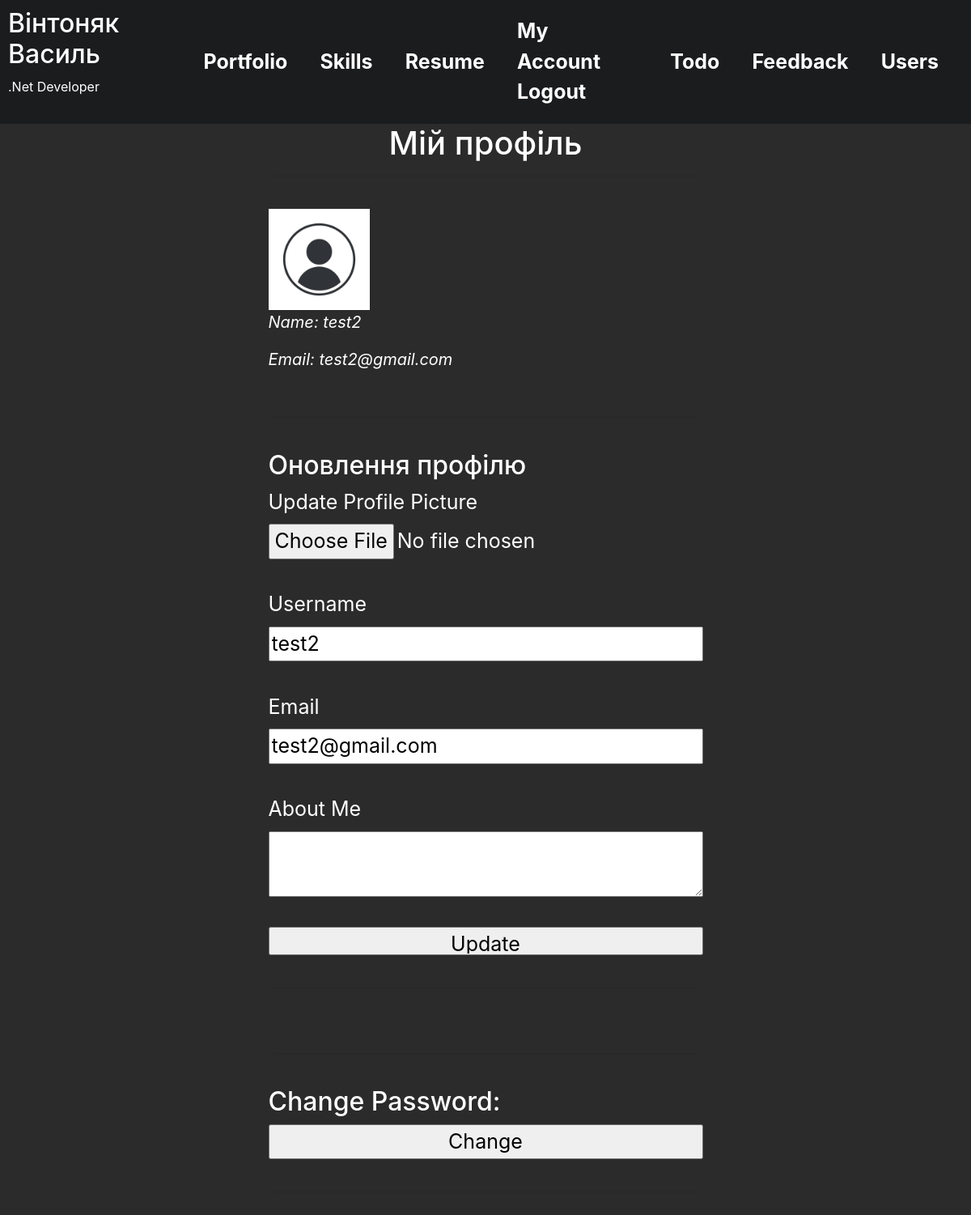
Page /account (signed in) on the earlier database version.
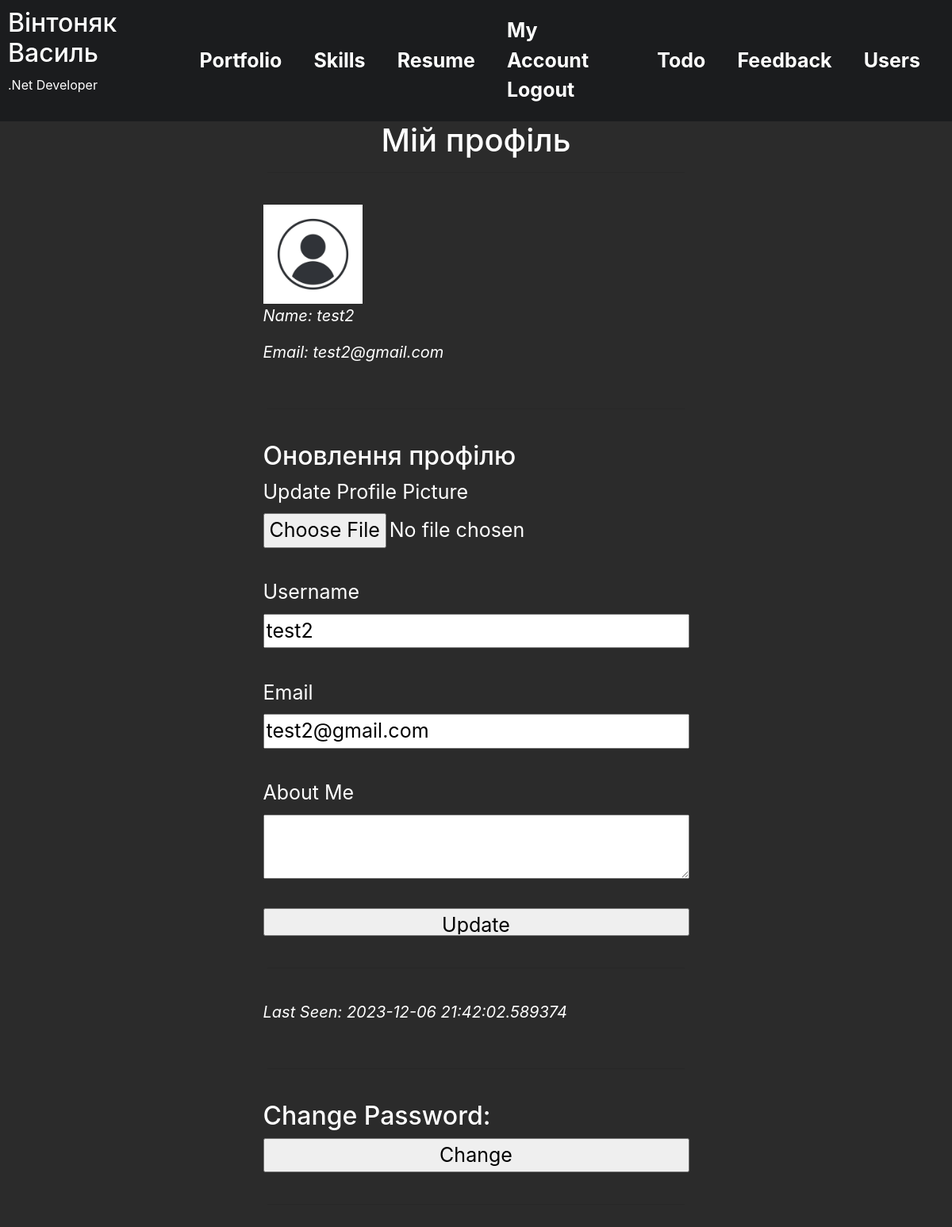
Same page on the later database version.
### app/models.py (models this page shows, shortened)
class User(db.Model):
    id = db.Column(db.Integer, primary_key=True)
    username = db.Column(db.String(64), index=True, unique=True, nullable=False)
    email = db.Column(db.String(120), index=True, unique=True, nullable=False)
    about_me = db.Column(db.String(140))
    last_seen = db.Column(db.DateTime, default=datetime.now())
    image_file = db.Column(db.String(20), nullable=False, default='default.jpg')
    password = db.Column(db.String(60), nullable=False)

### app/views.py (the view)
@app.route('/account', methods=['GET', 'POST'])
@login_required
def account():
    form = UpdateAccountForm()
    if form.validate_on_submit():
        current_user.username = form.username.data
        current_user.email = form.email.data
        current_user.about_me = form.about_me.data
        if form.picture.data:
            picture_file = save_picture(form.picture.data)
            current_user.image_file = picture_file
        db.session.commit()
        flash('Your account has been updated!', 'success')
        return redirect(url_for('account'))
    elif request.method == 'GET':
        form.username.data = current_user.username
        form.email.data = current_user.email
        form.about_me.data = current_user.about_me
    return render_template('account.html', form=form)

### app/forms.py (shortened to what this page needs)
class UpdateAccountForm(FlaskForm):
    username = StringField('Username', validators=[
        DataRequired(),
        Length(min=2, max=20),
    ])
    email = StringField('Email', validators=[DataRequired(), Email()])
    picture = FileField('Update Profile Picture', validators=[FileAllowed(['jpg', 'png'])])
    about_me = TextAreaField('About Me', validators=[Length(max=140)])
    submit = SubmitField('Update')

### app/__init__.py (called while the page is built)
@login_manager.user_loader
def load_user(user_id):
    from app.models import User
    return User.query.get(int(user_id))

### app/views.py (called while the page is built)
@app.after_request
def after_request(response):
    if current_user.is_authenticated:
        current_user.last_seen = datetime.now()
        try:
            db.session.commit()
        except:
            flash('Error while updating user last seen!', 'danger')
    return response

### app/templates/account.html (shortened to what this page needs)
{% extends 'base.html' %}
{% block content %}
{% if current_user.is_authenticated %}
    <div class="center_block">
        <h1 class="namesH">Мій профіль</h1><hr><br>
        <img src="{{ url_for('static', filename='images/' + current_user.image_file) }}" alt="Photo" class="user_image">
        <p class="account_text">Name: {{ current_user.username }}</p>
        <p class="account_text">Email: {{ current_user.email }}</p>
        <br><hr><br>
        <h2>Оновлення профілю</h2>
        <form method="post" action="{{ url_for('account') }}" novalidate enctype="multipart/form-data">
                {{ form.picture.label }}
                {{ form.picture(class="inputs") }} <br>
                {{ form.username.label }}
                {{ form.username(class="inputs") }} <br>
                {{ form.email.label }}
                {{ form.email(class="inputs") }} <br>
                {{ form.about_me.label }}
                {{ form.about_me(class="inputs") }} <br>
                {{ form.submit(class="btn_submit") }}
        </form>
        <br><hr><br>
        {% if current_user.last_seen %}
            <p class="account_text">Last Seen: {{ current_user.last_seen }}</p>
        {% endif %}
        <br><hr><br>
        <h2>Change Password:</h2>
        <form method="post" action="/change_password">
            <input type="submit" value="Change">
        </form><br><hr><br>
    </div>
{% else %}
    <p>Доступ заборонено. Будь ласка, увійдіть в свій акаунт.</p>
{% endif %}
{% endblock %}

### app/templates/base.html (shortened to what this page needs)
<!DOCTYPE html>
<html lang="en">
<head>
    <link rel="stylesheet" href="{{ url_for('static', filename='css/bootstrap.min.css') }}">
    <link rel="stylesheet" href="{{ url_for('static', filename='css/style.css') }}">
</head>
<body>
    <header>
        <div>
            <h2>Вінтоняк Василь</h2>
            <p>.Net Developer</p>
        </div>
         <nav class="main-navbar">
            {% include 'navigation.html' %}
        </nav>
    </header>
    <div class="container">
        {% block content %}
        {% endblock %}
    </div>
</body>
</html>

### app/templates/navigation.html
{% set navigation_items = {
    "Portfolio": url_for('portfolio'),
    "Skills": url_for('skills'),
    "Resume": url_for('resume'),
    "Login": url_for('login'),
    "Todo": url_for('todo'),
    "Feedback": url_for('feedback'),
    "Users": url_for('users'),
} %}
<ul>
    {% for name, url in navigation_items.items() %}
        {% if name == "Login" %}
            {% if current_user.is_authenticated %}
                <li>
                    <span class="header_list"><a href="{{ url_for('account') }}">My Account</a></span>
                    <a href="{{ url_for('logout') }}">Logout</a>
                </li>
            {% else %}
                <li>
                    <a href="{{ url_for('login') }}">Login</a>
                </li>
            {% endif %}
        {% else %}
            <li>
                <a href="{{ url }}">{{ name }}</a>
            </li>
        {% endif %}
    {% endfor %}
</ul>

### app/static/css/style.css (style rules this page uses)
body { background-color: #2b2b2b; margin: 0; min-height: 100vh; display: flex; flex-direction: column; color: #ffff; }
.container { display: flex; gap: 30px; }
header { background-color: #1B1C1E; color: white; padding: 10px; display: flex; justify-content: space-evenly; }
.header_list { padding-right: 25px; }
.main-navbar { background-color: #1B1C1E; padding: 10px; }
.main-navbar ul { display: flex; gap: 20px; justify-content: space-evenly; align-items: center; list-style-type: none; margin: 0; padding: 0; height: 100%; }
.main-navbar ul li { display: inline; margin-right: 20px; }
.main-navbar a { text-decoration: none; color: white; font-weight: bold; }
form { display: flex; flex-direction: column; margin: auto; font-size: 25px; }
.btn_submit { height: 35px; width: 100%; font-size: 25px; margin-top: 20px; margin: auto; }
.inputs { display: flex; font-size: 25px; }
a { color: white; text-decoration: none; font-size: 25px; margin: auto; }
hr { color: white; width: 98%; }
.login_text, .todo_add, .center_block { margin: auto; }
.account_text { font-size: 20px; font-style: italic; }
.namesH, .small_text { text-align: center; }
.user_image { width: 125px; height: 125px; }

Differences in the rows shown:
changed User "test2": last_seen (not shown) → "2023-12-06 21:42:02.589374"
Other differences:
text now shown: "Last Seen:"
